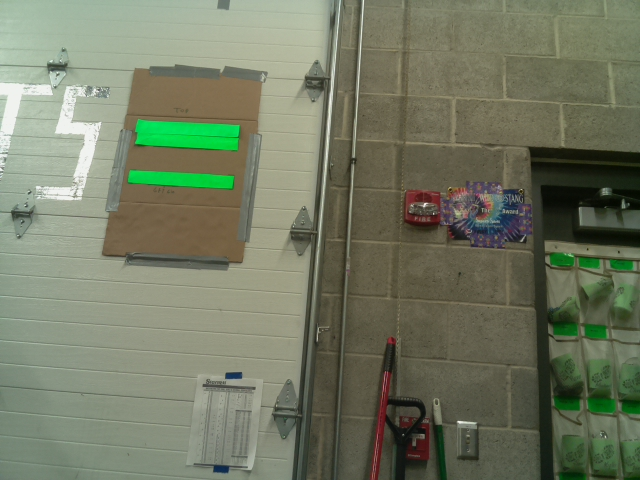
#> input picture highgoal_1.jpg, 640 x 480 px
$ python 1_10threshhold.py   (older library calls are emulated)
#> lines starting #> are read from the running program, lines starting #| are printed output that depends on the picture; after the words box and inside, x2 and y2 are one past the last pixel; in counts of white or black regions, pixels touching at a corner belong together
import cv2
import numpy as np
#from matplotlib import pyplot as plt
#this is set to work with the "green U" printed targets. The image size and solidity need to be changed to work with the 2105 FRC images
status = "No Targets"
#change the name of the image fike as needed. File needs to be in the same directory as the script
#a few lines of code will make this into a video capture.
imgOriginal = cv2.imread('highgoal_1.jpg')
#> imgOriginal is the input picture: shape (480, 640, 3); mean B, G, R 98.8, 120.8, 114.5
# [4 lines of commented-out code are left out]
imgHSV = cv2.cvtColor(imgOriginal, cv2.COLOR_BGR2HSV)
#> imgHSV: shape (480, 640, 3); mean H, S, V 38.7, 58.8, 123.4

#imgThresh = cv2.inRange(imgHSV, np.array([70, 80, 100]), np.array([95, 255, 255]))
imgThresh = cv2.inRange(imgHSV, np.array([25,100,100]), np.array([90, 255, 255]))
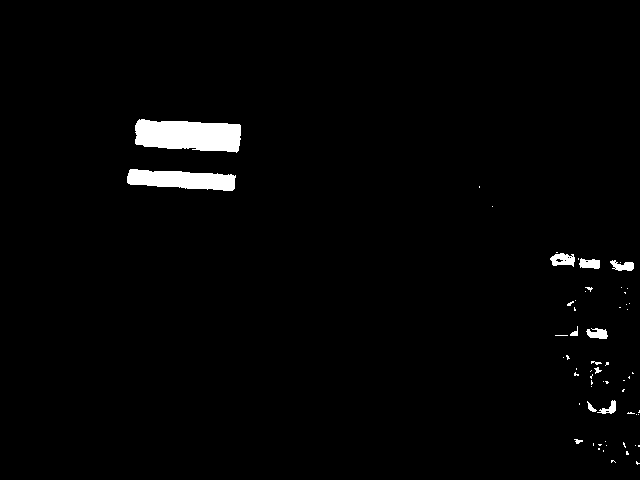
#> imgThresh: shape (480, 640); 1.9% white; 62 white regions (50 under 20 px)
# for the dark gren  target
imgThresh2 = imgThresh
cv2.imshow('imgThresh2', imgThresh2)
# [7 lines of commented-out code are left out]
(im2, cnts, hierarchy) = cv2.findContours(imgThresh, cv2.RETR_EXTERNAL, cv2.CHAIN_APPROX_SIMPLE)
#> cnts = 62 contours, 53 with area under 20; largest, box (x1, y1, x2, y2) and area: (135, 119, 241, 153) 2730, (127, 169, 236, 191) 1583, (550, 253, 575, 267) 219, (579, 258, 600, 269) 148, (610, 260, 634, 271) 138
#cv2.imshow('edged', edged)
# loop over the contours
for c in cnts:
	# approximate the contour
	peri = cv2.arcLength(c, True)
	approx = cv2.approxPolyDP(c, 0.01 * peri, True)

	# ensure that the approximated contour is "roughly" rectangular
	if len(approx) >= 4 and len(approx) <= 20:
		# compute the bounding box of the approximated contour and
	        # use the bounding box to compute the aspect ratio
		(x, y, w, h) = cv2.boundingRect(approx)
		aspectRatio = w / float(h)

		# compute the solidity of the original contour
		area = cv2.contourArea(c)
		hullArea = cv2.contourArea(cv2.convexHull(c))
		solidity = area / float(hullArea)

		# compute whether or not the width and height, solidity, and
		# aspect ratio of the contour falls within appropriate bounds
		keepDims = w > 25 and h >25
		#the U shaped targets are not very "solid" so a small number helps prevet false positives
		keepSolidity = solidity > 0.1 and solidity < 1
		keepAspectRatio = aspectRatio >= 1  and aspectRatio <= 20

		# ensure that the contour passes all our tests
		if keepDims and keepSolidity and keepAspectRatio:
			# draw an outline around the target and update the status
			# text
			cv2.drawContours(imgOriginal, [approx], -1, (0, 0, 255), 4)
			status = "Target(s) Acquired"

			# compute the center of the contour region and draw the
			# crosshairs
			M = cv2.moments(approx)
			(cX, cY) = (int(M["m10"] / M["m00"]), int(M["m01"] / M["m00"]))
			(startX, endX) = (int(cX - (w * 0.15)), int(cX + (w * 0.15)))
			(startY, endY) = (int(cY - (h * 0.15)), int(cY + (h * 0.15)))
			cv2.line(imgOriginal, (startX, cY), (endX, cY), (0, 0, 255), 3)
			cv2.line(imgOriginal, (cX, startY), (cX, endY), (0, 0, 255), 3)

			#bounding rectangle test
			rect = cv2.minAreaRect(c)
			box = cv2.boxPoints(rect)
			box = np.int0(box)
			cv2.drawContours(imgOriginal,[box],0,(255,0,0),2)

			ax,ay,aw,ah = cv2.boundingRect(c)
			cv2.rectangle(imgOriginal,(ax,ay),(ax+aw,ay+ah),(0,255,0),2)
			target_actual_width = 6.77
			calc_tgt_dist = target_actual_width * 643 / aw
#> this loop made 62 passes
#> (peri, x, y, w, h, aspectRatio, area, hullArea) on pass 62: (278, 135, 119, 105, 32, 3.28, 2729.5, 2901.5)
#> (peri, x, y, w, h, aspectRatio, area, hullArea) on passes 19, 20, 39, 40, 54, 55: (30.38, 587, 401, 10, 11, 0.909, 31.5, 38), (62.87, 597, 400, 19, 14, 1.36, 90.5, 140.5), (72.87, 586, 328, 22, 11, 2, 136.5, 176.5), (29.66, 570, 326, 8, 10, 0.8, 23, 35), (71.7, 610, 260, 24, 11, 2.18, 137.5, 191.5), (57.56, 579, 258, 21, 11, 1.91, 147.5, 172.5)
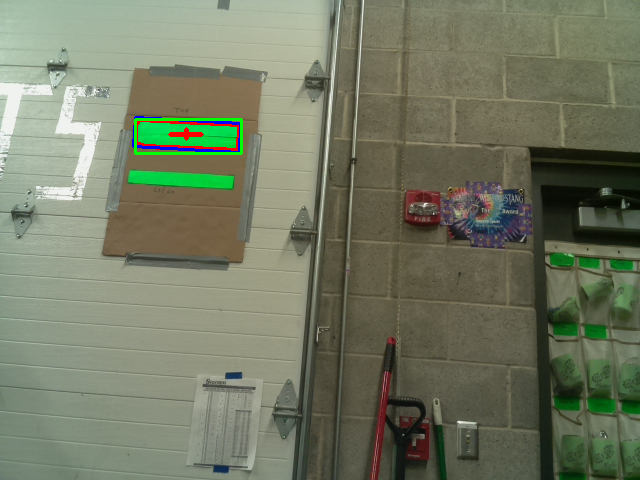
#> imgOriginal: shape (480, 640, 3); 0.67% of pixels changed, all inside (x1, y1, x2, y2) = (132, 116, 243, 155)
# draw the status text on the frame
cv2.putText(imgOriginal, status, (20, 30), cv2.FONT_HERSHEY_SIMPLEX, 0.5,(0, 0, 255), 2)
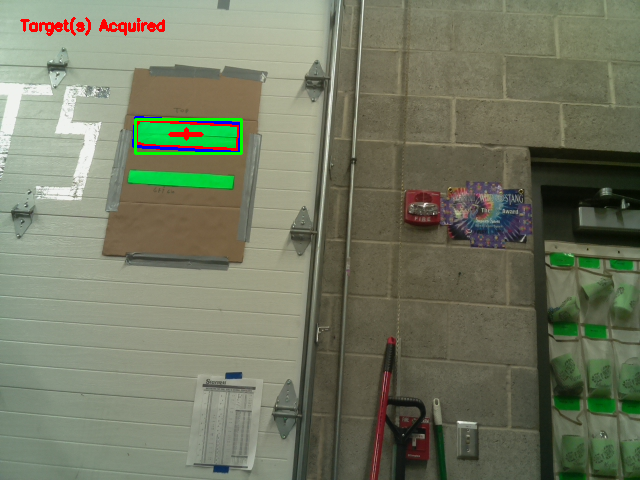
#> imgOriginal: shape (480, 640, 3); 0.33% of pixels changed, all inside (x1, y1, x2, y2) = (20, 17, 165, 36)
# [13 lines of commented-out code are left out]

cv2.imshow('imgOriginal',imgOriginal)
#cv2.imshow('imgThresh', imgThresh)
#cv2.imshow('imgDilate', imgDilate)
cv2.waitKey(0)
cv2.destroyAllWindows()

$ run again, with highgoal_2.jpg copied over highgoal_1.jpg
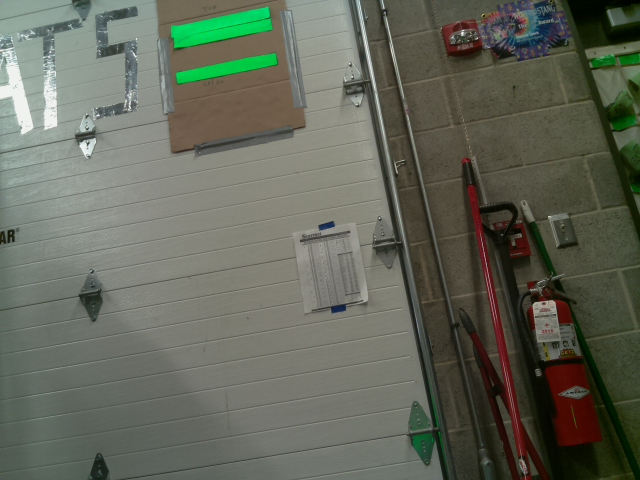
#> input picture highgoal_2.jpg, 640 x 480 px
#> imgOriginal is the input picture: shape (480, 640, 3); mean B, G, R 89.4, 102.2, 98.4
#> imgHSV: shape (480, 640, 3); mean H, S, V 41.3, 54.9, 105.2
#> `imgThresh = cv2.inRange(imgHSV, np.array([25,100,100]), np.array([90, ..`:
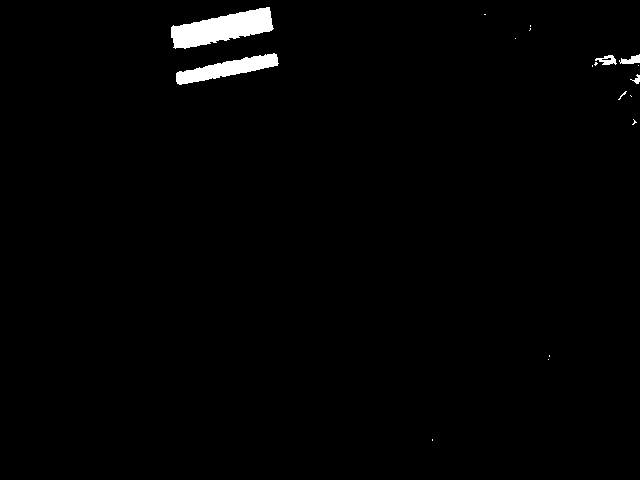
#> imgThresh: shape (480, 640); 1.4% white; 18 white regions (13 under 20 px)
#> cnts = 18 contours, 13 with area under 20; largest, box (x1, y1, x2, y2) and area: (171, 7, 274, 49) 2294, (176, 53, 279, 85) 1293, (595, 55, 617, 65) 108, (619, 54, 640, 64) 94, (630, 74, 640, 84) 27
#> the loop `for c in cnts:` made 18 passes
#> (peri, x, y, w, h, aspectRatio, area, hullArea) on passes 13, 18: (246.9, 176, 53, 103, 32, 3.22, 1293, 1434.5), (274.3, 173, 7, 101, 42, 2.4, 2294.5, 2499.5)
#> `cv2.putText(imgOriginal, status, (20, 30), cv2.FONT_HERSHEY_SIMPLEX, 0..`:
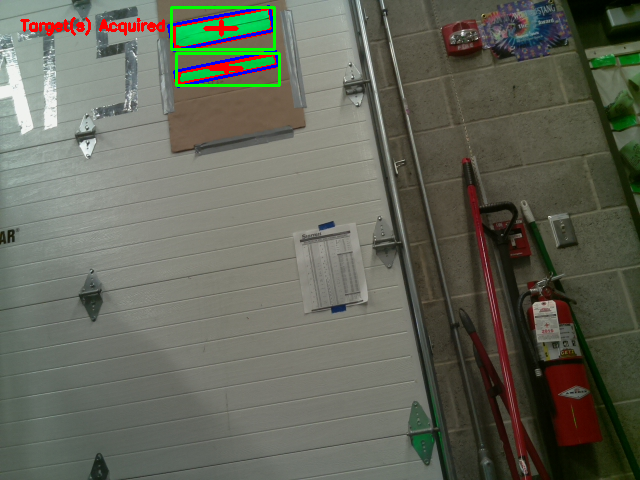
#> imgOriginal: shape (480, 640, 3); mean B, G, R 88.8, 101.4, 99

$ run again, with highgoal_3.jpg copied over highgoal_1.jpg
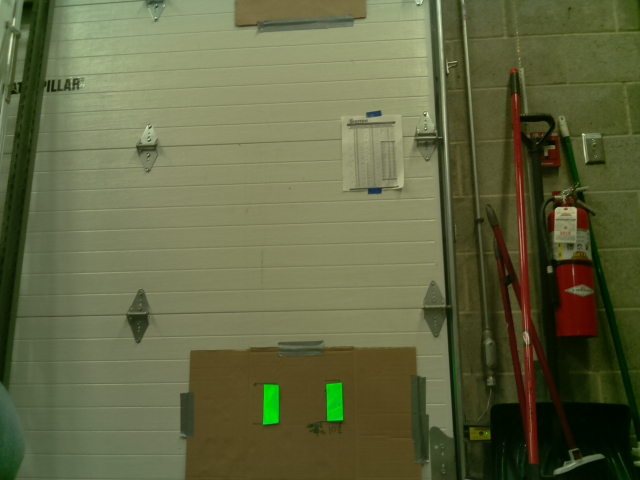
#> input picture highgoal_3.jpg, 640 x 480 px
#> imgOriginal is the input picture: shape (480, 640, 3); mean B, G, R 66.2, 101.9, 97.7
#> imgHSV: shape (480, 640, 3); mean H, S, V 34.8, 112.5, 104.7
#> `imgThresh = cv2.inRange(imgHSV, np.array([25,100,100]), np.array([90, ..`:
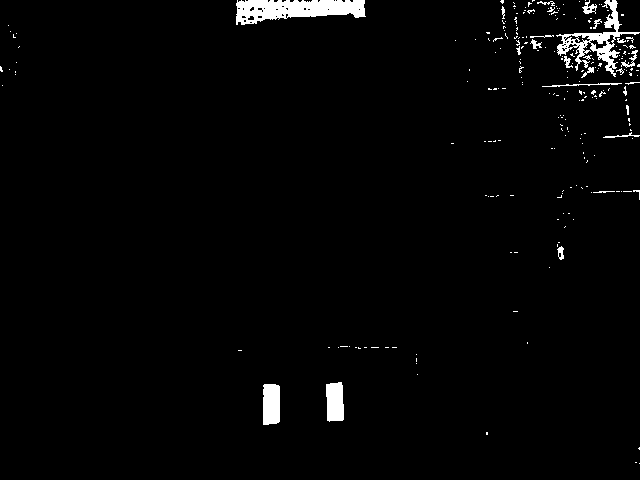
#> imgThresh: shape (480, 640); 2.1% white; 236 white regions (212 under 20 px)
#> cnts = 236 contours, 224 with area under 20; largest, box (x1, y1, x2, y2) and area: (236, 0, 366, 25) 2106, (556, 0, 640, 77) 1406, (263, 384, 280, 425) 618, (326, 382, 344, 422) 584, (582, 0, 597, 14) 82
#> the loop `for c in cnts:` made 236 passes
#> (peri, x, y, w, h, aspectRatio, area, hullArea) on passes 5, 6, 27, 70, 172: (110.1, 263, 384, 17, 41, 0.415, 618, 627), (107.3, 326, 382, 18, 40, 0.45, 584, 617), (33.56, 557, 246, 7, 14, 0.5, 51.5, 61), (80.97, 603, 132, 37, 6, 6.17, 27, 93.5), (47.46, 530, 39, 12, 10, 1.2, 33, 71.5)
#> `cv2.putText(imgOriginal, status, (20, 30), cv2.FONT_HERSHEY_SIMPLEX, 0..`:
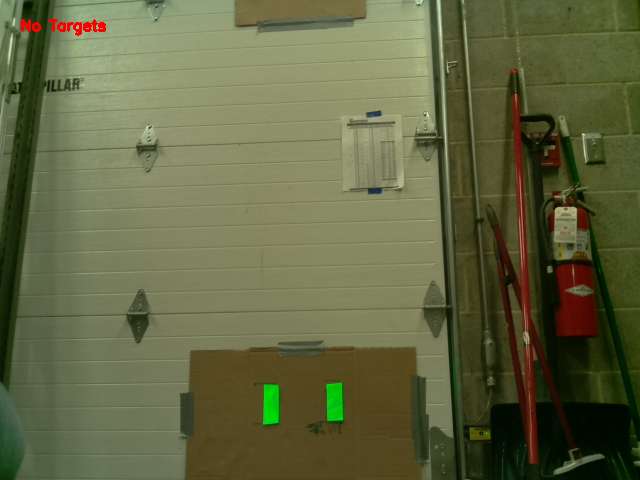
#> imgOriginal: shape (480, 640, 3); 0.19% of pixels changed, all inside (x1, y1, x2, y2) = (21, 19, 106, 36)
